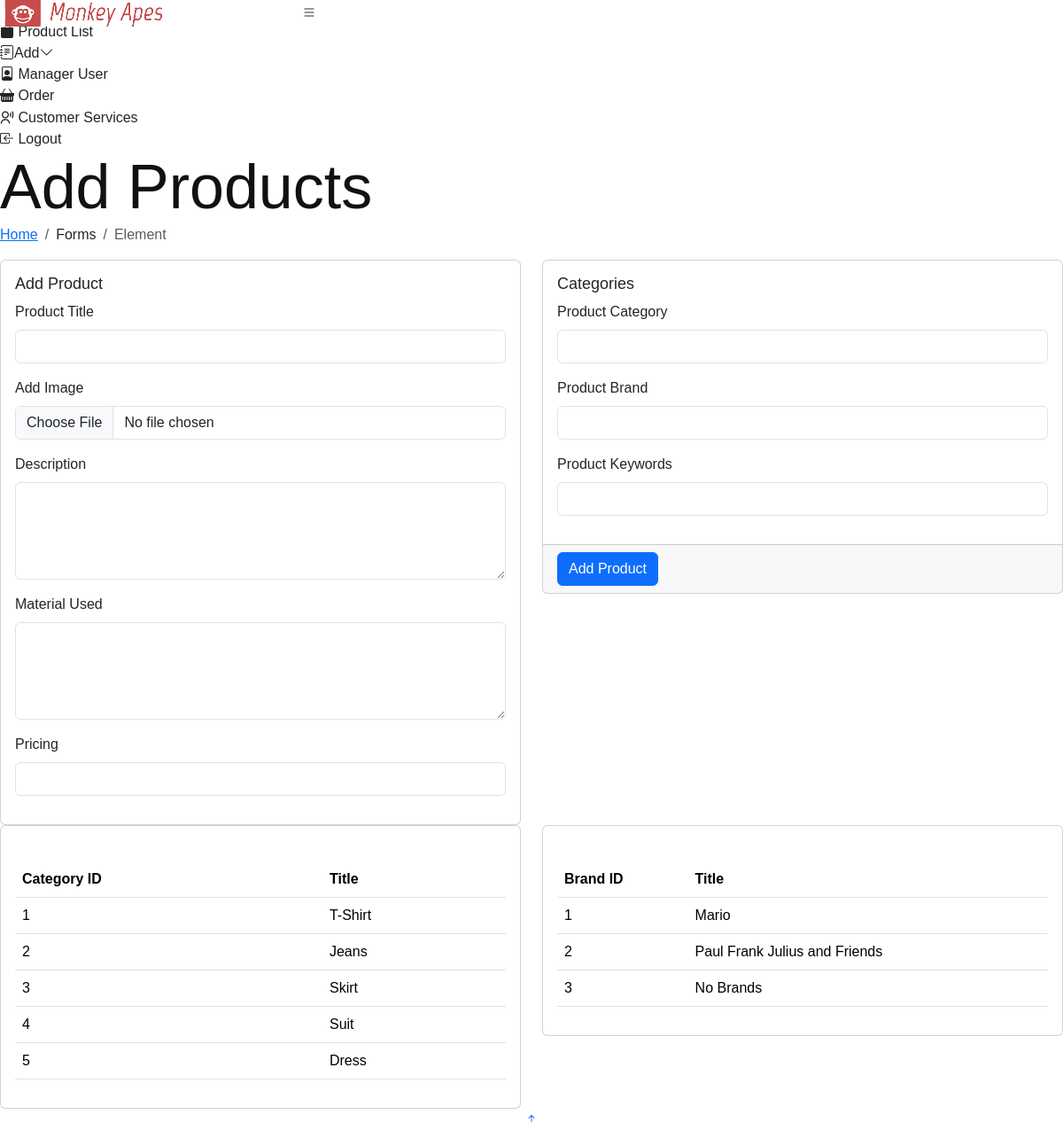
Screenshot of /admin/addproducts.php with the database file from the repository.
### tables this page shows
CREATE TABLE `category` (
  `cat_id` int(11) NOT NULL,
  `cat_title` varchar(255) NOT NULL
);

CREATE TABLE `brands` (
  `brand_id` int(11) NOT NULL,
  `brand_title` varchar(255) NOT NULL
);

### admin/addproducts.php (the view, shortened to what this page needs)
<!DOCTYPE html>
<html lang="en">
<head>
    <link href="assets/vendor/bootstrap/css/bootstrap.min.css" rel="stylesheet">
    <link href="assets/vendor/bootstrap-icons/bootstrap-icons.css" rel="stylesheet">
    <link href="assets/vendor/boxicons/css/boxicons.min.css" rel="stylesheet">
    <link href="assets/vendor/quill/quill.snow.css" rel="stylesheet">
    <link href="assets/vendor/quill/quill.bubble.css" rel="stylesheet">
    <link href="assets/vendor/remixicon/remixicon.css" rel="stylesheet">
    <link href="assets/vendor/simple-datatables/style.css" rel="stylesheet">
    <link href="assets/css/style.css" rel="stylesheet">
</head>
<body>
    <?php
        include "admin-header.php";
    ?>
        <main id="main" class="main">
            <div class="pagetitle">
                <h1>Add Products</h1>
                <nav>
                    <ol class="breadcrumb">
                        <li class="breadcrumb-item"><a href="index.php">Home</a></li>
                        <li class="breadcrumb-item">Forms</li>
                        <li class="breadcrumb-item active">Element</li>
                    </ol>
                </nav>
            </div>
            <form action="addproducts.php" method="post" type="form" name="form" enctype="multipart/form-data">
            <section class="section">
                <div class="row">
                    <div class="col-lg-6">
                        <div class="card">
                            <div class="card-body">
                                <h5 class="card-title">Add Product</h5>
                                    <div class="mb-3">
                                        <label for="product_name" class="form-label">Product Title</label>
                                        <input type="text" id="product_name" required name="product_name"
                                            class="form-control">
                                    </div>
                                    <div class="mb-3">
                                        <label for="picture" class="form-label">Add Image</label>
                                        <input type="file" name="picture" required class="form-control" id="picture" accept="image/png, image/jpg, image/jpeg">
                                    </div>
                                    <div class="mb-3">
                                        <label for="details" class="form-label">Description</label>
                                        <textarea rows="4" cols="80" id="details" required name="details"
                                            class="form-control"></textarea>
                                    </div>
                                    <div class="mb-3">
                                        <label for="materialused" class="form-label">Material Used</label>
                                        <textarea rows="4" cols="80" id="materialused" required name="materialused"
                                            class="form-control"></textarea>
                                    </div>
                                    <div class="mb-3">
                                        <label for="price" class="form-label">Pricing</label>
                                        <input type="text" id="price" name="price" required class="form-control">
                                    </div>
                            </div>
                        </div>
                    </div>
                    <div class="col-lg-6">
                        <div class="card">
                            <div class="card-body">
                                <h5 class="card-title">Categories</h5>
                                    <div class="mb-3">
                                        <label for="product_type" class="form-label">Product Category</label>
                                        <input type="number" id="product_type" name="product_type" required="[1-6]" class="form-control">
                                    </div>
                                    <div class="mb-3">
                                        <label for="brand" class="form-label">Product Brand</label>
                                        <input type="number" id="brand" name="brand" required="[1-6]" class="form-control">
                                    </div>
                                    <div class="mb-3">
                                        <label for="tags" class="form-label">Product Keywords</label>
                                        <input type="text" id="tags" name="tags" required class="form-control">
                                    </div>
                                </form>
                            <div class="card-footer">
                                <button type="submit" id="btn_save" name="btn_save" required
                                    class="btn btn-primary">Add Product</button>
                            </div>
            <section class="section">
                <div class="row">
                    <div class="col-lg-6">
                        <div class="card">
                            <div class="card-body">
                                <div class="table-responsive">
                                    <table class="table tablesorter table-hover">
                                        <thead class="text-primary">
                                            <br />
                                            <tr>
                                                <th>Category ID</th>
                                                <th>Title</th>
                                            </tr>
                                        </thead>
                                        <tbody>
                                            <?php
                                                include("connect.php");
                                                $result=mysqli_query($db,"select cat_id, cat_title from category")or die ("query 2 incorrect.......");
                                                while(list($cat_id, $cat_title) = mysqli_fetch_array($result)){
                                                    echo "<tr><td>$cat_id</td><td>$cat_title</td>";
                                                }
                                            ?>
                                        </tbody>
                                    </table>
                                </div>
                            </div>
                        </div>
                    </div>
                    <div class="col-lg-6">
                        <div class="card">
                            <div class="card-body">
                                <div class="table-responsive">
                                    <table class="table tablesorter table-hover">
                                        <thead class="text-primary">
                                            <br />
                                            <tr>
                                                <th>Brand ID</th>
                                                <th>Title</th>
                                            </tr>
                                        </thead>
                                        <tbody>
                                            <?php
                                                include("connect.php");
                                                $result=mysqli_query($db,"select brand_id, brand_title from brands")or die ("query 2 incorrect.......");
                                                while(list($brand_id, $brand_title) = mysqli_fetch_array($result)){
                                                    echo "<tr><td>$brand_id</td><td>$brand_title</td>";
                                                }
                                            ?>
                                        </tbody>
                                    </table>
                                </div>
                            </div>
                        </div>
                    </div>
                </div>
            </section>
        </main>
        <a href="#" class="back-to-top d-flex align-items-center justify-content-center"><i
                class="bi bi-arrow-up-short"></i></a>
    </body>
</html>

### css/style.css (style rules this page uses)
html, body { height: 100%; font-family: "Nunito Sans", sans-serif; -webkit-font-smoothing: antialiased; }
h1, h2, h3, h4, h5, h6 { margin: 0; color: #111111; font-weight: 400; font-family: "Nunito Sans", sans-serif; }
h1 { font-size: 70px; }
h5 { font-size: 18px; }
ul, ol { padding: 0; margin: 0; }

### rows the page displays
category: cat_id "1", cat_title "T-Shirt"
category: cat_id "2", cat_title "Jeans"
category: cat_id "3", cat_title "Skirt"
category: cat_id "4", cat_title "Suit"
category: cat_id "5", cat_title "Dress"
brands: brand_id "1", brand_title "Mario"
brands: brand_id "2", brand_title "Paul Frank Julius and Friends"
brands: brand_id "3", brand_title "No Brands"
